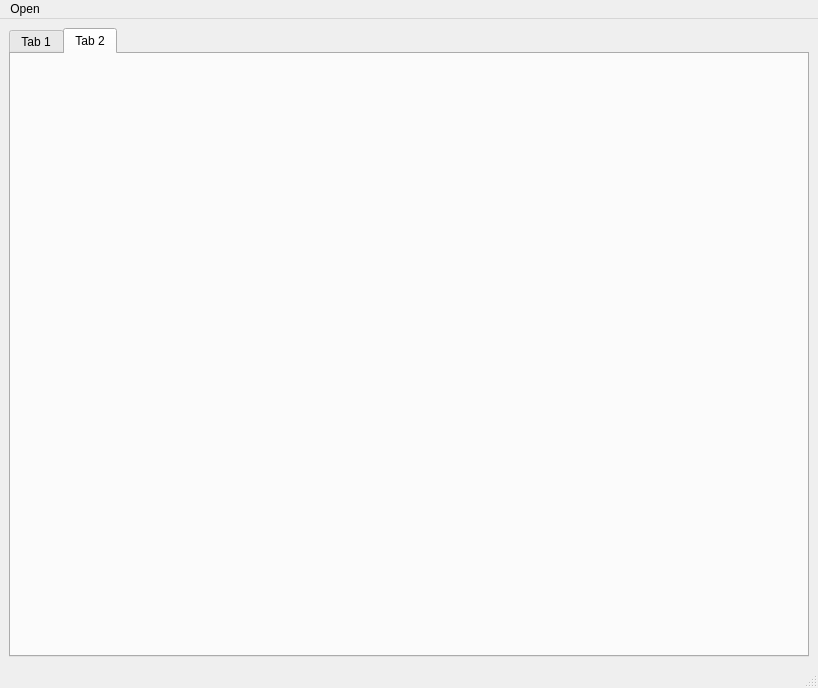
<?xml version="1.0" encoding="UTF-8"?>
<ui version="4.0">
 <class>MainWindow</class>
 <widget class="QMainWindow" name="MainWindow">
  <property name="geometry">
   <rect>
    <x>0</x>
    <y>0</y>
    <width>818</width>
    <height>688</height>
   </rect>
  </property>
  <property name="windowTitle">
   <string>MainWindow</string>
  </property>
  <widget class="QWidget" name="centralwidget">
   <layout class="QGridLayout" name="gridLayout">
    <item row="0" column="0">
     <widget class="QTabWidget" name="tabWidget">
      <property name="currentIndex">
       <number>1</number>
      </property>
      <widget class="QWidget" name="tab">
       <attribute name="title">
        <string>Tab 1</string>
       </attribute>
       <layout class="QGridLayout" name="gridLayout_2">
        <item row="0" column="0">
         <widget class="QTableView" name="tableView">
          <property name="sizeAdjustPolicy">
           <enum>QAbstractScrollArea::AdjustToContents</enum>
          </property>
          <property name="editTriggers">
           <set>QAbstractItemView::NoEditTriggers</set>
          </property>
          <property name="alternatingRowColors">
           <bool>true</bool>
          </property>
          <property name="selectionBehavior">
           <enum>QAbstractItemView::SelectRows</enum>
          </property>
          <property name="showGrid">
           <bool>true</bool>
          </property>
          <property name="gridStyle">
           <enum>Qt::DashLine</enum>
          </property>
          <property name="sortingEnabled">
           <bool>true</bool>
          </property>
          <property name="wordWrap">
           <bool>false</bool>
          </property>
          <attribute name="horizontalHeaderCascadingSectionResizes">
           <bool>true</bool>
          </attribute>
          <attribute name="horizontalHeaderStretchLastSection">
           <bool>true</bool>
          </attribute>
          <attribute name="verticalHeaderVisible">
           <bool>false</bool>
          </attribute>
         </widget>
        </item>
        <item row="1" column="0">
         <widget class="QLineEdit" name="lineEdit">
          <property name="placeholderText">
           <string>Filter</string>
          </property>
         </widget>
        </item>
       </layout>
      </widget>
      <widget class="QWidget" name="tab_2">
       <attribute name="title">
        <string>Tab 2</string>
       </attribute>
       <layout class="QVBoxLayout" name="verticalLayout_2"/>
      </widget>
     </widget>
    </item>
   </layout>
  </widget>
  <widget class="QMenuBar" name="menubar">
   <property name="geometry">
    <rect>
     <x>0</x>
     <y>0</y>
     <width>818</width>
     <height>21</height>
    </rect>
   </property>
   <widget class="QMenu" name="menuOpen">
    <property name="title">
     <string>Open</string>
    </property>
    <addaction name="actionOpen"/>
   </widget>
   <addaction name="menuOpen"/>
  </widget>
  <widget class="QStatusBar" name="statusbar"/>
  <action name="actionOpen">
   <property name="text">
    <string>Open</string>
   </property>
  </action>
 </widget>
 <resources/>
 <connections/>
</ui>
